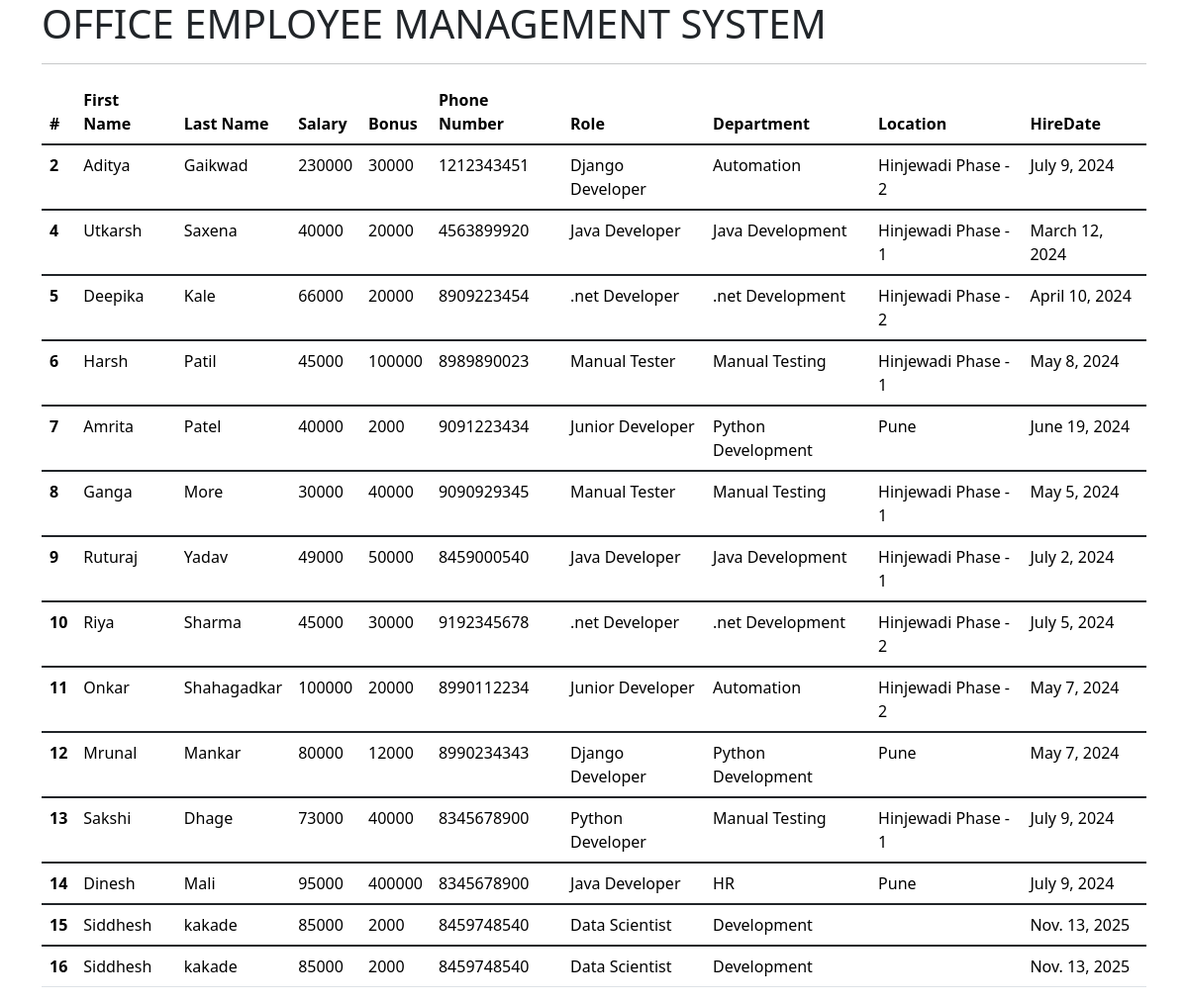
The app's page /all_emp with its own data.
### emp_app/models.py (models this page shows, shortened)
class Emoloyee(models.Model):
    first_name = models.CharField(max_length=100, null= False)
    last_name = models.CharField(max_length=100)
    dept = models.ForeignKey(Department, on_delete=models.CASCADE)
    salary = models.IntegerField(default=0)
    bonus = models.IntegerField(default=0)
    role = models.ForeignKey(Role, on_delete=models.CASCADE)
    phone = models.IntegerField()
    hire_date = models.DateField()
    def __str__(self):
        return " %s %s %s " %(self.first_name, self.last_name, self.phone)

class Role(models.Model):
    name = models.CharField(max_length=100, null=False)

class Department(models.Model):
    name = models.CharField(max_length=100, null=False)
    location = models.CharField(max_length=100)

### emp_app/views.py (the view)
# urls.py: path('all_emp', views.all_emp, name='all_emp'),
def all_emp(request):
    emps = Emoloyee.objects.all()
    context = {
        'emps': emps
    }
    print(context)
    return render(request, "all_emp.html", context)

### emp_app/templates/all_emp.html (shortened to what this page needs)
<!DOCTYPE html>
<html lang="en">
<head>
    <link href="https://cdn.jsdelivr.net/npm/bootstrap@5.3.3/dist/css/bootstrap.min.css" rel="stylesheet">
  </head>
<body>
    <div class="container">
      <h1>OFFICE EMPLOYEE MANAGEMENT SYSTEM</h1>
      <hr>
<table class="table">
  <thead>
    <tr>
      <th scope="col">#</th>
      <th scope="col">First Name</th>
      <th scope="col">Last Name</th>
      <th scope="col">Salary</th>
      <th scope="col">Bonus</th>
      <th scope="col">Phone Number</th>
      <th scope="col">Role </th>
      <th scope="col">Department</th>
      <th scope="col">Location</th>
      <th scope="col">HireDate</th>
    </tr>
  </thead>
  {% for emp in emps %}
  <tbody class="table-group-divider">
    <tr>
      <th scope="row">{{emp.id}}</th>
      <td>{{emp.first_name}}</td>
      <td>{{emp.last_name}}</td>
      <td>{{emp.salary}}</td>
      <td>{{emp.bonus}}</td>
      <td>{{emp.phone}}</td>
      <td>{{emp.role.name}}</td>
      <td>{{emp.dept.name}}</td>
      <td>{{emp.dept.location}}</td>
      <td>{{emp.hire_date}}</td>
    </tr>
  </tbody>
  {% endfor %}
</table>
    </div>
</html>

### records on screen
Emoloyee: id "2", first_name "Aditya", last_name "Gaikwad", salary "230000", bonus "30000", phone "1212343451", role.name "Django Developer", dept.name "Automation", dept.location "Hinjewadi Phase - 2", hire_date "July 9, 2024"
Emoloyee: id "4", first_name "Utkarsh", last_name "Saxena", salary "40000", bonus "20000", phone "4563899920", role.name "Java Developer", dept.name "Java Development", dept.location "Hinjewadi Phase - 1", hire_date "March 12, 2024"
Emoloyee: id "5", first_name "Deepika", last_name "Kale", salary "66000", bonus "20000", phone "8909223454", role.name ".net Developer", dept.name ".net Development", dept.location "Hinjewadi Phase - 2", hire_date "April 10, 2024"
Emoloyee: id "6", first_name "Harsh", last_name "Patil", salary "45000", bonus "100000", phone "8989890023", role.name "Manual Tester", dept.name "Manual Testing", dept.location "Hinjewadi Phase - 1", hire_date "May 8, 2024"
Emoloyee: id "7", first_name "Amrita", last_name "Patel", salary "40000", bonus "2000", phone "9091223434", role.name "Junior Developer", dept.name "Python Development", dept.location "Pune", hire_date "June 19, 2024"
Emoloyee: id "8", first_name "Ganga", last_name "More", salary "30000", bonus "40000", phone "9090929345", role.name "Manual Tester", dept.name "Manual Testing", dept.location "Hinjewadi Phase - 1", hire_date "May 5, 2024"
Emoloyee: id "9", first_name "Ruturaj", last_name "Yadav", salary "49000", bonus "50000", phone "8459000540", role.name "Java Developer", dept.name "Java Development", dept.location "Hinjewadi Phase - 1", hire_date "July 2, 2024"
Emoloyee: id "10", first_name "Riya", last_name "Sharma", salary "45000", bonus "30000", phone "9192345678", role.name ".net Developer", dept.name ".net Development", dept.location "Hinjewadi Phase - 2", hire_date "July 5, 2024"
Emoloyee: id "11", first_name "Onkar", last_name "Shahagadkar", salary "100000", bonus "20000", phone "8990112234", role.name "Junior Developer", dept.name "Automation", dept.location "Hinjewadi Phase - 2", hire_date "May 7, 2024"
Emoloyee: id "12", first_name "Mrunal", last_name "Mankar", salary "80000", bonus "12000", phone "8990234343", role.name "Django Developer", dept.name "Python Development", dept.location "Pune", hire_date "May 7, 2024"
Emoloyee: id "13", first_name "Sakshi", last_name "Dhage", salary "73000", bonus "40000", phone "8345678900", role.name "Python Developer", dept.name "Manual Testing", dept.location "Hinjewadi Phase - 1", hire_date "July 9, 2024"
Emoloyee: id "14", first_name "Dinesh", last_name "Mali", salary "95000", bonus "400000", phone "8345678900", role.name "Java Developer", dept.name "HR", dept.location "Pune", hire_date "July 9, 2024"
Emoloyee: id "15", first_name "Siddhesh", last_name "kakade", salary "85000", bonus "2000", phone "8459748540", role.name "Data Scientist", dept.name "Development", hire_date "Nov. 13, 2025"
Emoloyee: id "16", first_name "Siddhesh", last_name "kakade", salary "85000", bonus "2000", phone "8459748540", role.name "Data Scientist", dept.name "Development", hire_date "Nov. 13, 2025"
